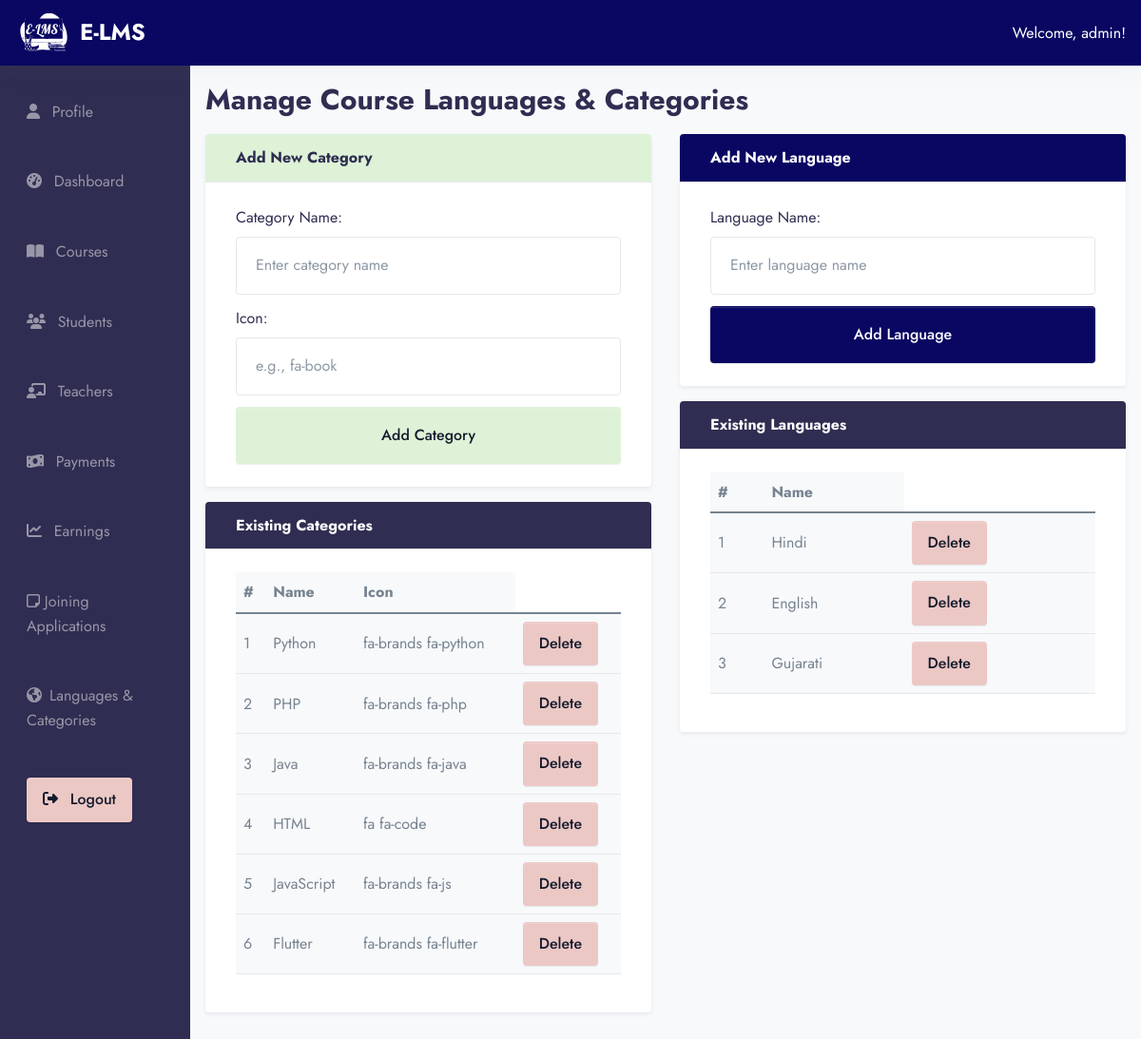
The page /ad-min/manage-languages-categories/ (signed in) on the database its author committed.
### app/models.py (models this page shows, shortened)
class Users(AbstractUser):
    ROLE_CHOICES = (
        ('student', 'Student'),
        ('teacher', 'Teacher'),
        ('admin', 'Admin'),
    )
    role = models.CharField(max_length=20, choices=ROLE_CHOICES, default='student')

class Categories(models.Model):
    name = models.CharField(max_length=200)
    icon = models.CharField(max_length=200, null=True)

class Language(models.Model):
    name = models.CharField(max_length=200)

### E_LMS/admin_view.py (the view, shortened to what this page needs)
# urls.py: path('ad-min/manage-languages-categories/', admin_view.manage_languages_categories, name='manage_languages_categories'),
@login_required
def manage_languages_categories(request):
    user = request.user
    if user.role != "admin":
        return page_not_found(request)
    categories = Categories.objects.all().order_by("id")
    languages = Language.objects.all().order_by("id")
    context = {
        "categories": categories,
        "languages": languages,
    }
    return render(request, "admin/manage_language_category.html", context)

### templates/admin/manage_language_category.html (shortened to what this page needs)
{% extends 'base2.html' %}
{% load static %}
{% block content %}
<div class="container-fluid">
  <div class="row">
    {% include 'admin/admin_sidebar.html' %}
    <div class="col-md-10 ms-auto p-4 bg-light" style="min-height: 100vh;">
      <h2 class="mb-4 fw-bold text-dark">Manage Course Languages & Categories</h2>
      <div class="row">
        <div class="col-md-6 mb-4">
          <div class="card shadow-sm border-0">
            <div class="card-header bg-success text-dark fw-bold">
              Add New Category
            </div>
            <div class="card-body">
              <form method="POST" action="{% url 'manage_languages_categories' %}">
                <div class="mb-3">
                  <label for="cat-name" class="form-label">Category Name:</label>
                  <input type="text" name="name" id="cat-name" class="form-control" placeholder="Enter category name">
                </div>
                <div class="mb-3">
                  <label for="cat-icon" class="form-label">Icon:</label>
                  <input type="text" name="icon" id="cat-icon" class="form-control" placeholder="e.g., fa-book">
                </div>
                <button type="submit" class="btn btn-success w-100">Add Category</button>
              </form>
            </div>
          </div>
          <div class="card mt-4 shadow-sm border-0">
            <div class="card-header bg-dark text-white fw-bold">
              Existing Categories
            </div>
            <div class="card-body">
              {% if categories %}
              <table class="table table-hover align-middle">
                <thead>
                  <tr>
                    <th>#</th>
                    <th>Name</th>
                    <th>Icon</th>
                  </tr>
                </thead>
                <tbody>
                  {% for category in categories %}
                  <tr>
                    <td>{{ forloop.counter }}</td>
                    <td>{{ category.name }}</td>
                    <td>{{ category.icon|default:"-" }}</td>
                    <td>
                      <form method="POST" action="{% url 'delete_category' category.id %}" onsubmit="return confirm('Are you sure you want to delete {{ category.name }} category?');">
                        <button type="submit" class="btn btn-sm btn-danger">Delete</button>
                      </form>
                    </td>
                  </tr>
                  {% endfor %}
                </tbody>
              </table>
              {% else %}
              <div class="alert alert-warning mb-0">No categories added yet.</div>
              {% endif %}
            </div>
          </div>
        </div>
        <div class="col-md-6 mb-4">
          <div class="card shadow-sm border-0">
            <div class="card-header bg-primary text-white fw-bold">
              Add New Language
            </div>
            <div class="card-body">
              <form method="POST" action="{% url 'manage_languages_categories' %}">
                <div class="mb-3">
                  <label for="lang-name" class="form-label">Language Name:</label>
                  <input type="text" name="name" id="lang-name" class="form-control" placeholder="Enter language name">
                </div>
                <button type="submit" class="btn btn-primary w-100">Add Language</button>
              </form>
            </div>
          </div>
          <div class="card mt-4 shadow-sm border-0">
            <div class="card-header bg-dark text-white fw-bold">
              Existing Languages
            </div>
            <div class="card-body">
              {% if languages %}
              <table class="table table-hover align-middle">
                <thead>
                  <tr>
                    <th>#</th>
                    <th>Name</th>
                  </tr>
                </thead>
                <tbody>
                  {% for lang in languages %}
                  <tr>
                    <td>{{ forloop.counter }}</td>
                    <td>{{ lang.name }}</td>
                    <td>
                      <form method="POST" action="{% url 'delete_language' lang.id %}" onsubmit="return confirm('Are you sure you want to delete {{ lang.name }} language?');">
                        <button type="submit" class="btn btn-sm btn-danger">Delete</button>
                      </form>
                    </td>
                  </tr>
                  {% endfor %}
                </tbody>
              </table>
              {% else %}
              <div class="alert alert-warning mb-0">No languages added yet.</div>
              {% endif %}
            </div>
          </div>
        </div>
      </div>
    </div>
  </div>
</div>
{% endblock %}

### templates/components/header_dash.html (shortened to what this page needs)
{% load static %}
<div class="col-12">
  <nav class="navbar navbar-dark bg-primary px-4 py-2 d-flex justify-content-between align-items-center shadow-light">
    <a class="navbar-brand d-flex align-items-center" href="#">
      <img src="{% static 'assets/img/E-LMS_Logo.svg' %}" alt="Project Logo" width="60" height="40" class="me-2">
      <span class="text-white fw-bold">E-LMS </span>
    </a>
    <div class="text-white">
      {% if request.user.is_authenticated %}
        <span class="fw-semibold">Welcome, {{ request.user.username }}!</span>
        {% endif %}
    </div>
  </nav>
</div>

### rows shown on the page
Users: user.username "admin"
Categories: name "Python", icon "fa-brands fa-python"
Categories: name "PHP", icon "fa-brands fa-php"
Categories: name "Java", icon "fa-brands fa-java"
Categories: name "HTML", icon "fa fa-code"
Categories: name "JavaScript", icon "fa-brands fa-js"
Categories: name "Flutter", icon "fa-brands fa-flutter"
Language: name "Hindi"
Language: name "English"
Language: name "Gujarati"
